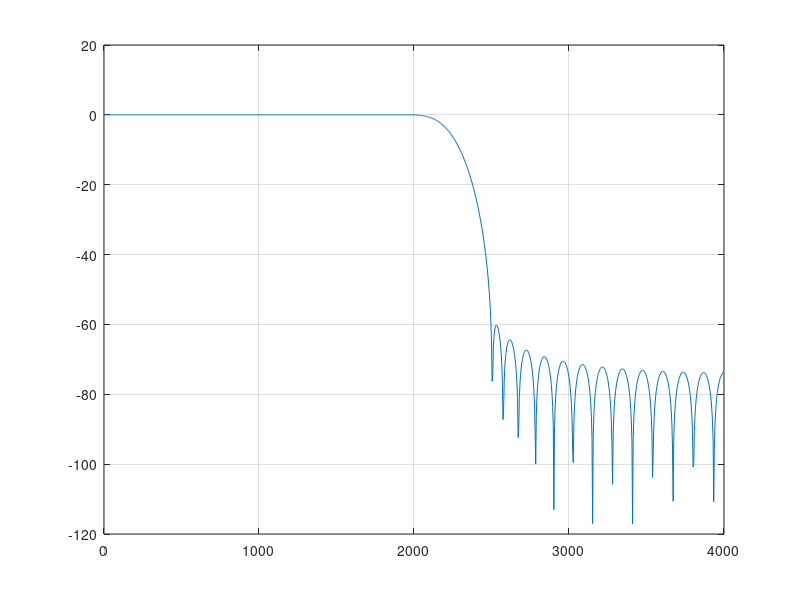
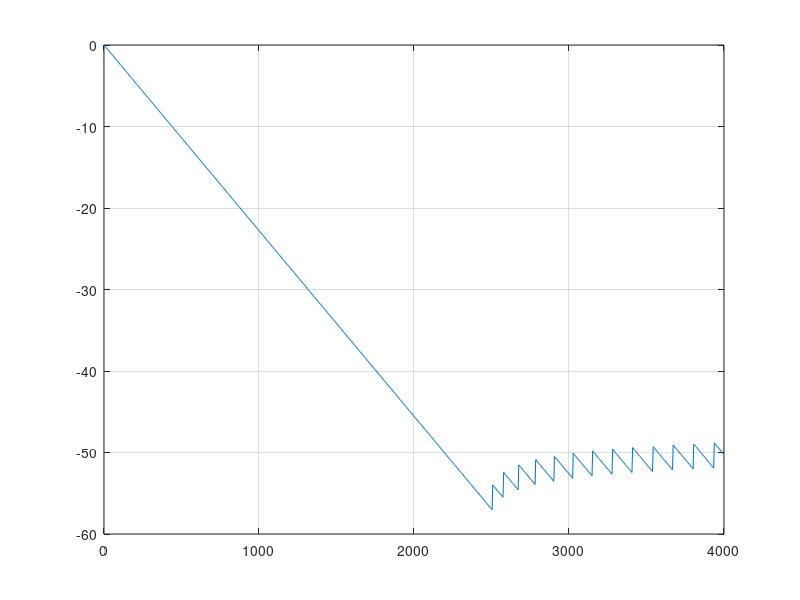
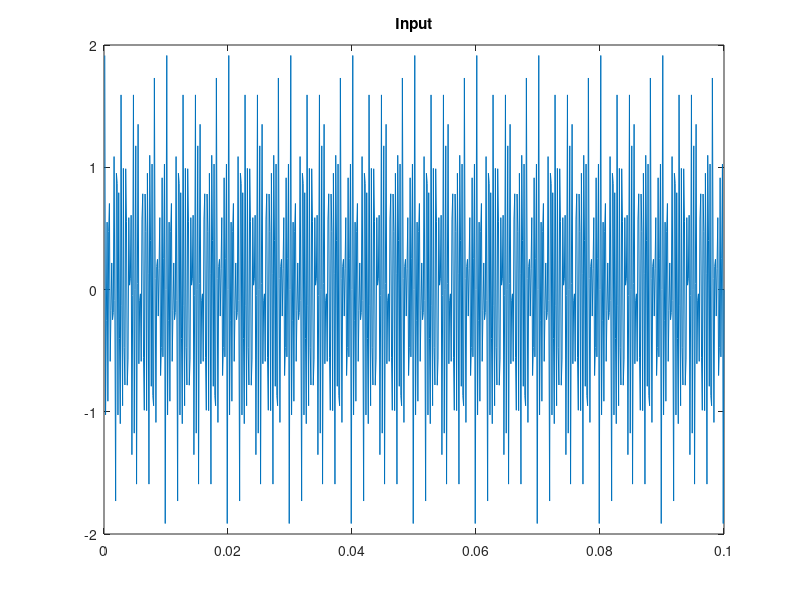
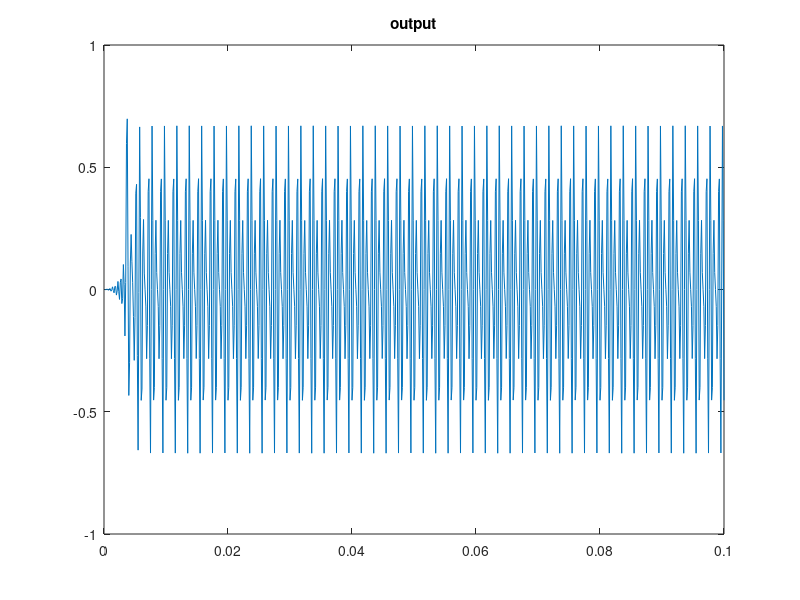

Recreate these plots in MATLAB, in order.
%MaxGain=0dB,MaxPassBandRipple,Rp=3dB,MinStopBandAtten,Rs=60dB
%PassEdgeFreq=2KHz,StopEdgeFreq=2.5Khz,Fsamp=8KHz.
%if gain is normalised gain=1,Rp<3dB)==0.05,(20*log10(x/1)=3,find x)
%Similarly Rs=60dB,x=.001,(20*log10(1/x)=60)

fsamp = 8000;
fcuts = [2000 2500];
mags = [1 0];
devs = [.05 .001];

[n,Wn,beta,ftype]=kaiserord(fcuts,mags,devs,fsamp);
sprintf('Order=%d \n3dB Point=%f',n,Wn*fsamp/2)
hh = fir1(n,Wn,ftype,kaiser(n+1,beta),'noscale');%we can use command wintool to generate any window of any size ,remeber window size is 1 greater than filter order
[H,w]=freqz(hh,1,1024);
mag=20*log10(abs(H));
phs=angle(H);
plot(w/pi*fsamp/2,mag);grid;figure;
plot(w/pi*fsamp/2,unwrap(phs));grid;figure

A=[.4 .3 .5 1];F=[1500;2000;3000;2600];
t=1/fsamp:1/fsamp:.1;
X=A*sin(2*pi*F*t);
plot(t,X);title('Input');figure
Y=filter(hh,1,X);
plot(t,Y);title('output')
